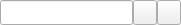
<?xml version="1.0" encoding="UTF-8"?>
<ui version="4.0">
 <author>R, Reucher</author>
 <class>FileEditWidget</class>
 <widget class="QWidget" name="FileEditWidget">
  <property name="geometry">
   <rect>
    <x>0</x>
    <y>0</y>
    <width>181</width>
    <height>25</height>
   </rect>
  </property>
  <layout class="QGridLayout" name="gridLayout_2">
   <property name="margin">
    <number>0</number>
   </property>
   <property name="spacing">
    <number>0</number>
   </property>
   <item row="0" column="0">
    <widget class="QFrame" name="frame">
     <property name="autoFillBackground">
      <bool>true</bool>
     </property>
     <property name="frameShape">
      <enum>QFrame::NoFrame</enum>
     </property>
     <property name="frameShadow">
      <enum>QFrame::Plain</enum>
     </property>
     <layout class="QGridLayout" name="gridLayout">
      <property name="margin">
       <number>0</number>
      </property>
      <property name="spacing">
       <number>0</number>
      </property>
      <item row="0" column="0">
       <widget class="QLineEdit" name="lineEditFile">
        <property name="sizePolicy">
         <sizepolicy hsizetype="Expanding" vsizetype="Minimum">
          <horstretch>0</horstretch>
          <verstretch>0</verstretch>
         </sizepolicy>
        </property>
       </widget>
      </item>
      <item row="0" column="1">
       <widget class="QToolButton" name="toolButtonBrowse">
        <property name="sizePolicy">
         <sizepolicy hsizetype="Fixed" vsizetype="Minimum">
          <horstretch>0</horstretch>
          <verstretch>0</verstretch>
         </sizepolicy>
        </property>
        <property name="icon">
         <iconset resource="qmc2.qrc">
          <normaloff>:/data/img/fileopen.png</normaloff>:/data/img/fileopen.png</iconset>
        </property>
       </widget>
      </item>
      <item row="0" column="2">
       <widget class="QToolButton" name="toolButtonClear">
        <property name="sizePolicy">
         <sizepolicy hsizetype="Fixed" vsizetype="Minimum">
          <horstretch>0</horstretch>
          <verstretch>0</verstretch>
         </sizepolicy>
        </property>
        <property name="icon">
         <iconset resource="qmc2.qrc">
          <normaloff>:/data/img/broom.png</normaloff>:/data/img/broom.png</iconset>
        </property>
       </widget>
      </item>
     </layout>
    </widget>
   </item>
  </layout>
 </widget>
 <layoutdefault spacing="6" margin="6"/>
 <tabstops>
  <tabstop>lineEditFile</tabstop>
  <tabstop>toolButtonBrowse</tabstop>
  <tabstop>toolButtonClear</tabstop>
 </tabstops>
 <resources>
  <include location="qmc2.qrc"/>
 </resources>
 <connections>
  <connection>
   <sender>toolButtonClear</sender>
   <signal>clicked()</signal>
   <receiver>lineEditFile</receiver>
   <slot>clear()</slot>
   <hints>
    <hint type="sourcelabel">
     <x>160</x>
     <y>9</y>
    </hint>
    <hint type="destinationlabel">
     <x>86</x>
     <y>15</y>
    </hint>
   </hints>
  </connection>
 </connections>
</ui>
